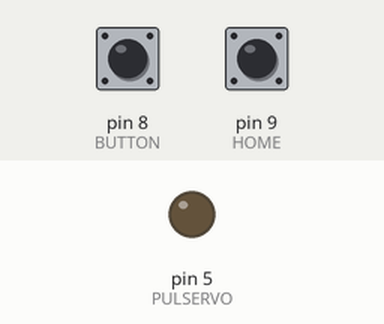
This sketch was run on a simulated Arduino Uno, built with avr-gcc and run on an emulated ATmega328P. Parts: output pins drawn as LEDs (lit = HIGH). Wiring (inferred from the names in the program): 2 × servo: signal pin 3 / signal pin 4. The test bench sets the inputs (shaded band); at power-on: pin 8 (BUTTON) LOW, pin 9 (HOME) HIGH. Servo pulses on a pin are drawn as a servo (544–2400 µs = 0–180°); pins used as bus, display or sensor lines are not drawn.

Above: at 5.0 s.
5.1 s: pin 8 (BUTTON) pulled HIGH for 0.15 s
At 9.6 s:
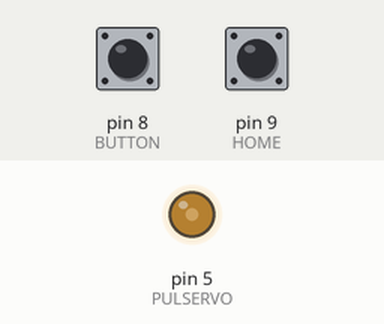
Timing chart, 0 to 11.1 s (numbered marks = the images above; inputs shaded):
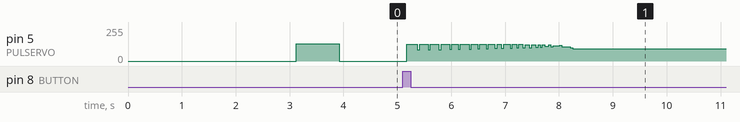

The sketch:

copperCoil.ino
```cpp
#include "header.h"

bool lastButtonState = LOW; //old button state
bool reading = LOW; // read the value of the button
bool start = false; // to start from serial call
unsigned long lastDebounceTime = 0; // last time the button has been pressed
bool LR = LOW; //  stepper motor direction,  HIGH = right | LOW = left
unsigned long timeNow = 0; //used for the millis
String request;

void setup() {

  Serial.begin(115200); // begin the serial communication
  Serial.setTimeout(1); // set a timeout on the communication port

  pinMode(DIRSTEP, OUTPUT);
  pinMode(PULSTEP, OUTPUT);
  pinMode(PULSERVO, OUTPUT);
  pinMode(DIRSERVO, OUTPUT);
  pinMode(ENASERVO, OUTPUT);
  pinMode(HOME, INPUT);
  pinMode(BUTTON, INPUT);

  starterPosition();  //more details in functions.h
}

void loop()
{

  if(Serial.available()){ // if data is written on serial
    request = Serial.readString(); // read as a string
    if(request == "consts")sendInformation(); // the request code "consts" send to the serial all the values of the consts of arduino
    else if(request == "start") start = true;
    else Serial.println("No action for this request"); // handle other requests
  }

  reading = digitalRead(BUTTON);  // read the button to start
  if (reading != lastButtonState) lastDebounceTime = millis(); // if the button change state the lastDebounceTime is resetted
  timeNow = millis(); // get the current time

  //18446744073709551615 is the maximum number for unsigned long, then millis() restart from 0
  //FIXME: the autonomy of the program is about 50days, then it gets stuck without restarting

  if ((timeNow - lastDebounceTime > DEBOUNCE_DELAY && reading == HIGH) || start) { //IF DEBOUNCE_DELAY has passed
    start = false;
    LR = LOW; //first go on right
    int speedModifier = 1;  // increment index of the delay of the speed
    int layerTurnsModifier = 0; // index to increment the turns for a layer of the coil
    for(int layer = 0; layer < COIL_LAYERS; layer++){
      layerTurnsModifier = calculateTheLayerTurnsModifier(layer); // if layer % 4 == 0 -> modifier = 1
      for(int turn = 0; turn < LAYER_TURNS + layerTurnsModifier; turn++){ // every 4 layers the coil has 1 turn more
        speedModifier = calculateTheSpeedModifier(layer,turn); // if is the first layer the speed of the rotation gradually decrease to speedModifier = 1
        rotateServo(SERVO_DELAY * speedModifier); // rotate the coil
        moveStepper(LR, STEPPER_DELAY * speedModifier); // horizontal stepper move for the next coil turn
      }
      LR = !LR; // invert the direction of the stepper
    }
     starterPosition(); // after the cicle of the coil, the motors moves to the starter position
  }
  lastButtonState = reading; // update the last button state
}
```

GLOBALS.h
```cpp
#ifndef GLOBALS
#define GLOBALS

const int SERVO_DELAY = 9; // fixed servo delay
const int STEPPER_DELAY = 50;   // fixed stepper delay
const int GRADUAL_INDEX = 16; // this index affect the acceleration and deceleration of the servo motor
const unsigned long DEBOUNCE_DELAY = 30; // delay for pressing the starter button
const int COIL_STARTER_POSITION = 1530;  // pos 0 of the coil
const int SERVO_ROTATION = 400; // 360° servo rotation


// VALUES TO CHANGE
const int LAYER_TURNS = 436; // spire for each layer (LAYER_TURNS * 0.026 = coil_lenght)
const int COIL_LAYERS = 4 * 34; // layers of the coil (old 34 * 4)
const int STEPPER_HORIZONTAL_MOVE = 5; // horizontal move for the stepper (0.026mm)

#endif
```

functions.cpp
```cpp
#include "functions.h"

// this function rotate the coil of 360°
void rotateServo(int delays){ // 1st argument is the delay of the rotation
  for (int i = 0; i < SERVO_ROTATION; i++) pulseOutServo(HIGH,delays); // a 360° rotation is made by SERVO_ROTATION pulseOut LOW = clockwise | HIGH counterclockwise
}

// this function moves horizontally the stepper for the width of the copper wire
void moveStepper(bool dir,int delays){ // dir -> LEFT or RIGHT move, delays -> delay for the pulseOut
  for (int i = 0; i < STEPPER_HORIZONTAL_MOVE; i++) pulseOutStep(dir,delays); // a horizzontal move is made by STEPPER_HORIZONTAL_MOVE pulseOut
}

// this function bring back the motors to the starter position
void starterPosition(){
  int n = 0; // if the machine is not connect to the power, after 30000 steps back the program will start
  while(digitalRead(HOME) == LOW && n < 30000) {pulseOutStep(HIGH,1000);n++;} // move the stepper back to point 0
  for (int i = 0; i < COIL_STARTER_POSITION; i++) pulseOutStep(LOW,1000); // starter position for the coil
  for (int i = 0; i < SERVO_ROTATION; i++) pulseOutServo(HIGH,1000); // 1 rotation of bottom servo
}

// it prints on console the constants as json string
void sendInformation(){
  String info =
"{\"SERVO_DELAY\":" + String(SERVO_DELAY) +
",\"STEPPER_DELAY\":" + String(STEPPER_DELAY)+
",\"STEPPER_HORIZONTAL_MOVE\":" + String(STEPPER_HORIZONTAL_MOVE) +
",\"GRADUAL_INDEX\":" + String(GRADUAL_INDEX)+
",\"DEBOUNCE_DELAY\":" + String(DEBOUNCE_DELAY)+
",\"COIL_STARTER_POSITION\":" + String(COIL_STARTER_POSITION)+
",\"SERVO_ROTATION\":" + String(SERVO_ROTATION)+
",\"LAYER_TURNS\":" + String(LAYER_TURNS)+
",\"COIL_LAYERS\":" + String(COIL_LAYERS) + "}";
  Serial.println(info);
}
```

functions.h
```cpp
#ifndef FUNCTIONS_H
#define FUNCTIONS_H
//#include <Arduino.h>
#include "header.h"

    /********** rotateServo *******************************
     * it's a complete rotation of the servo motor.
     * ARGS:
     *  delays -> the delay for each servo pulse
    ********************************************************/
    void rotateServo(int delays);

    /******* moveStepper *************************************
     * it's for a horizontal move of the stepper
     * ARGS:
     *     dir -> could be HIGH or LOW and is the direction (left | right) of the stepper
     *     delays -> delay of the pulseOut
    *************************************************************/
    void moveStepper(bool dir,int delays);

    /******* starterPosition *********************************
     * it's made to bring the machine to the starter position,
     * it moves back the stepper to the starter position
     * than bring the stepper to the point 0 of the coil (COIL_STARTER_POSITION)
     * rotate the servo
    ***********************************************************/
    void starterPosition();

    /******* sendInformation *********************************
     * prints on serial the constants values as JSON string
    ***********************************************************/
    void sendInformation();

#endif
```

header.h
```cpp
#include <Arduino.h> // needed to menage multiple files
#include "PINS.h" // definition of pins position
#include "GLOBALS.h"  // definition of global variables
#include "pulseOut.h" // definition of pulseOut functions
#include "modifiers.h" // function to calculate the modifiers
#include "functions.h" // other functions ...
```

modifiers.cpp
```cpp
#include "modifiers.h"

// speed modifier calculator
int calculateTheSpeedModifier(int layer,int turn){
  int speedModifier = 1; // speed modifier = 1 doesn't effect the speed
  if(layer == 0 && turn < LAYER_TURNS/GRADUAL_INDEX) {
    speedModifier = (LAYER_TURNS/GRADUAL_INDEX - turn); //multiplying this number for another index is possible change the increase of the speed
  }
  else if (layer == COIL_LAYERS - 1 && turn > LAYER_TURNS - LAYER_TURNS/GRADUAL_INDEX){
    speedModifier = int(turn - LAYER_TURNS + LAYER_TURNS/GRADUAL_INDEX); // last layer -> deceleration
  }
  else speedModifier = 1; // if is not the first or the last layer
  if(speedModifier == 0) speedModifier = 1; // when the [(LAYER_TURNS - turn) < G_A_I speedModifier || turn < G_A_I] is set to 0, this if statement fix it
  return speedModifier;
}

// turn modifier calculator
int calculateTheLayerTurnsModifier(int layer){
  if(layer % 4 == 0 && layer != 0) return 1; // if is a multiple of 4 but not 0 return 1
  else return 0; //else 0
}
```

modifiers.h
```cpp
#ifndef MODIFIERS_H
#define MODIFIERS_H
//#include <Arduino.h>
#include "header.h"


/************* calculateTheSpeedModifier ***********************
 * speed mofifier is the value that gradually increase or decrease the speed of the servo motor
 * ARGS:
 *  layer -> only when on the first layer the acceleration is needed
 *  turn -> index needed for the gradual acceleration
 **************************************************/
int calculateTheSpeedModifier(int layer,int turn);

/** calculateTheLayerTurnsModifier **********************
 * every 4 layers is needed a turn more.
 * **********************************************/
int calculateTheLayerTurnsModifier(int layer);

#endif
```

pulseOut.cpp
```cpp
#include "pulseOut.h"

// stepper pulse
void pulseOutStep(bool dir,int delayMicro){
  digitalWrite(DIRSTEP, dir); // set the direction
  digitalWrite(PULSTEP, HIGH); // start pulse
  delayMicroseconds(delayMicro); // delay
  digitalWrite(PULSTEP, LOW); // end pulse
  delayMicroseconds(delayMicro); // delay
}

// servo pulse
void pulseOutServo(bool dir,int delayMicro){
  digitalWrite(DIRSERVO, dir); // set the direction (clockwise | counterclockwise)
  digitalWrite(ENASERVO, HIGH); // enable the servo
  digitalWrite(PULSERVO, HIGH); // start pulse
  delayMicroseconds(delayMicro); // delay
  digitalWrite(PULSERVO, LOW); // end pulse
  delayMicroseconds(delayMicro); // delay
}
```

pulseOut.h
```cpp
#ifndef PULSE_OUT_H
#define PULSE_OUT_H
#include "header.h"

/****** pulseOutServo ********************
 * pulse out for the servo move
 * ARGS:
 *  dir -> the direction of the rotation of the servo (HIGH | LOW)
 *  delayMicro -> delay of the pulse in microseconds
 ****************************************/
void pulseOutServo(bool dir,int delayMicro);

/****** pulseOutServo ********************
 * pulse out for the stepper move
 * ARGS:
 *  dir -> the direction of the rotation of the stepper (HIGH | LOW) [left,right]
 *  delayMicro -> delay of the pulse in microseconds
 ****************************************/
void pulseOutStep(bool dir,int delayMicro);

#endif
```

PINS.h
```cpp
#define HOME  9 //pin sensor home for bring back the stepper motor
#define BUTTON  8 //pin start button
#define DIRSTEP 7 //pin for stepper for the Direction
#define PULSTEP  6 //pin for the stepper pulse
#define PULSERVO 5 //pin for servo pulse
#define DIRSERVO  4 //pin for servo Direction
#define ENASERVO 3 //define Enable Pin SERVO_DELAY
```
